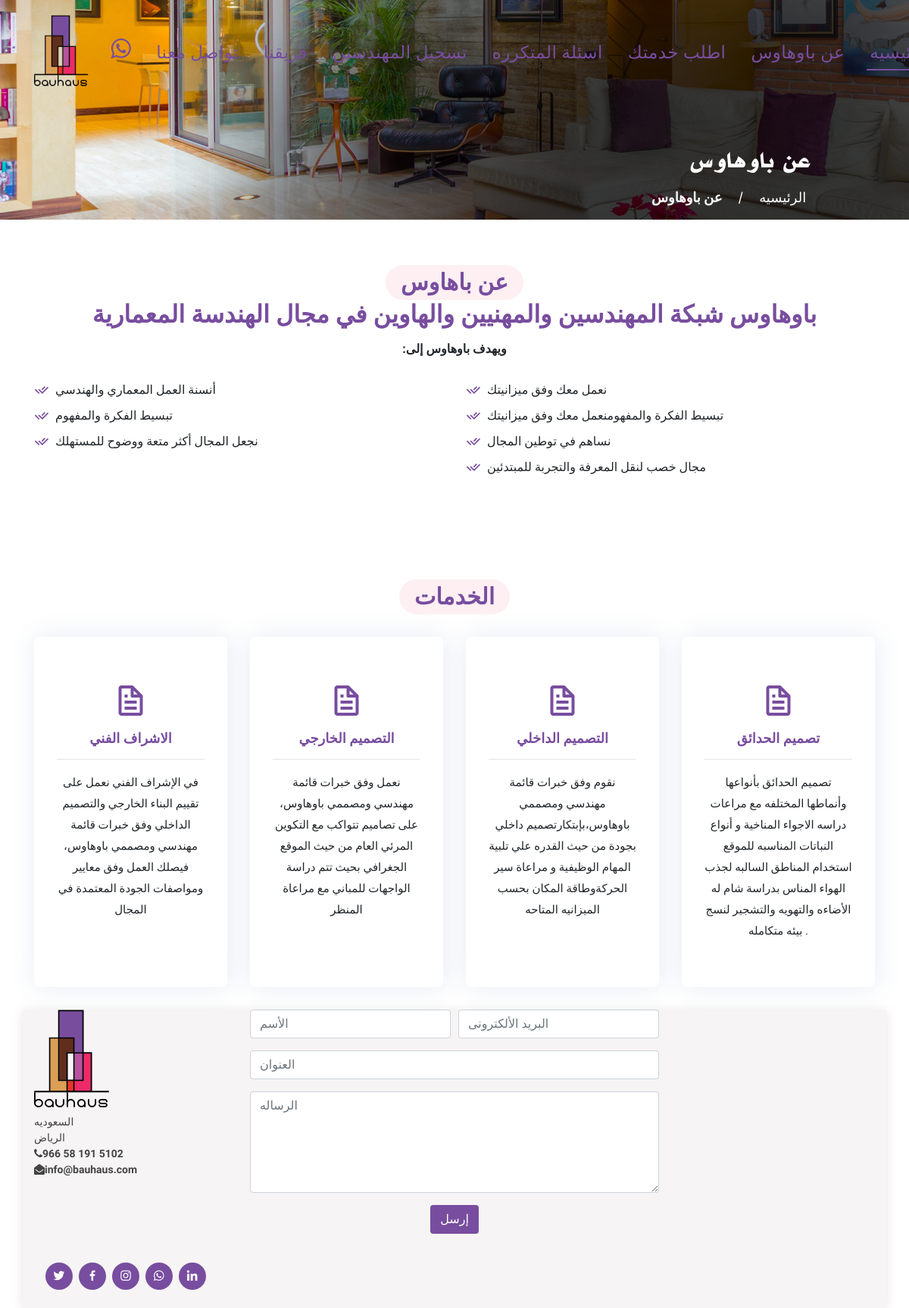
/about, run on the app's committed database.
### office/models.py (models this page shows, shortened)
class Service(models.Model):
    name = models.CharField(max_length=255, null=True, verbose_name='الأسم')
    description = models.TextField(null=True, blank=True, verbose_name='التفاصيل')
    class Meta:
        ordering = ['name', ]
        verbose_name = 'الخدمه'
        verbose_name_plural = 'الخدمات'

### main/views.py (the view)
# urls.py: path('about', views.about_page, name='about-page'),
def about_page(request):
    services = Service.objects.all()
    return render(request, 'main/about_page.html', context={"services": services})

### main/templates/main/about_page.html (shortened to what this page needs)
{% extends 'main.html' %}
{% load static %}
{% block content %}
<main id="main">
       <div class="ftco-blocks-cover-1">
      <div class="site-section-cover overlay" data-stellar-background-ratio="0.5" style="background-image: url('../../../static/images/section_bg01.png')">
        <div class="container">
          <div class="row align-items-center ">
            <div class="col-md-5 mt-5 pt-5">
              <h1 class="mb-3 font-weight-bold body-font">عن باوهاوس</h1>
              <p><a href="{% url 'home-page' %}" class="body-font text-white">الرئيسيه</a> <span class="mx-3">/</span> <strong> عن باوهاوس </strong></p>
            </div>
          </div>
        </div>
      </div>
    </div>
<section id="about" class="about ">
      <div class="container ">
        <div class="section-title">
          <h2 class="body-font">عن باهاوس</h2>
          <h3 class="body-font text-black-50"><span>              باوهاوس شبكة المهندسين والمهنيين والهاوين في مجال الهندسة المعمارية
</span></h3>
          <p class="body-font" style="direction: rtl;" >
                ويهدف باوهاوس إلى:
          </p>
        </div>
        <div class="row content">
          <div class="col-lg-6">
            <ul>
              <li class="body-font"><i class="ri-check-double-line"></i>  أنسنة العمل المعماري والهندسي</li>
              <li class="body-font"><i class="ri-check-double-line" ></i> تبسيط الفكرة والمفهوم</li>
              <li class="body-font"><i class="ri-check-double-line"></i>  نجعل المجال أكثر متعة ووضوح للمستهلك</li>
            </ul>
          </div>
          <div class="col-lg-6 pt-4 pt-lg-0">
                 <ul>
              <li class="body-font"><i class="ri-check-double-line"></i>نعمل معك وفق ميزانيتك</li>
              <li class="body-font"><i class="ri-check-double-line"></i> تبسيط الفكرة والمفهومنعمل معك وفق ميزانيتك</li>
              <li class="body-font"><i class="ri-check-double-line"></i> نساهم في توطين المجال</li>
                     <li class="body-font"><i class="ri-check-double-line"></i>مجال خصب لنقل المعرفة والتجربة للمبتدئين</li>
            </ul>
          </div>
        </div>
      </div>
    </section>
        <section id="services" class="services">
            <div class="container" >
                <div class="section-title">
                    <h2 class="body-font text-mandigo"> الخدمات</h2>
                </div>
                <div class="row">
                    {% for ser in services %}
                        <div class="col-md-6 col-lg-3 d-flex align-items-stretch mb-5 mb-lg-0">
                            <div class="icon-box">
                                <div class="icon">
                                    <i class="bx bx-file"></i>
                                </div>
                                <h4 class="body-font title text-mandigo">
                                    {{ ser.name }}
                                </h4>
                                <hr/>
                                <p class="body-font description">{{ ser.description }}</p>
                            </div>
                        </div>
                    {% endfor %}
                </div>
            </div>
        </section>
</main>
{% endblock content %}

### static/css/style.css (style rules this page uses)
a { color: #784d9f; }
h1, h2, h3, h4, h5, h6 { font-family: "Nunito", sans-serif; }
.body-font { font-family: 'Almarai', sans-serif; }
section { padding: 60px 0; }
.text-mandigo { color: #784d9f !important; }
.site-section-cover.overlay { width: 100%; height: auto; direction: rtl; }
.site-section-cover.overlay:before { width: 100%; height: auto; top: 0; left: 0; right: 0; bottom: 0; }
.site-section-cover h1 { font-size: 35px; font-family: 'ae-almohanad', sans-serif; color: white; line-height: 1; margin-top: 100px; margin-left: 200px; }
.site-section-cover p { font-size: 18px; color: white; margin-left: 150px; }
.site-section-cover strong { font-size: 18px !important; color: white !important; }
.section-title { text-align: center; padding-bottom: 30px; }
.section-title h2 { font-size: 30px; font-weight: 700; padding: 8px 20px; line-height: 1; margin: 0; background: #fdeff2; color: #784d9f; display: inline-block; text-transform: uppercase; border-radius: 50px; }
.section-title h3 { font-size: 32px; font-weight: 700; }
.section-title h3 span { color: #784d9f; }
.section-title p { margin: 15px auto 0 auto; font-weight: 600; }
@media (min-width: 1024px) { .section-title p { width: 50%; } }
.about .content ul { list-style: none; padding: 0; }
.about .content ul li { padding-left: 28px; position: relative; }
.about .content ul li + li { margin-top: 10px; }
.about .content ul i { position: absolute; left: 0; top: 2px; font-size: 20px; color: #784d9f; line-height: 1; }
.services { padding-bottom: 30px; }
.services .icon-box { padding: 60px 30px; position: relative; overflow: hidden; background: #fff; box-shadow: 2px 0 35px 0 rgba(68, 88, 144, 0.12); transition: all 0.3s ease-in-out; border-radius: 8px; z-index: 1; text-align: center; }
.services .icon-box::before { content: ''; position: absolute; background: #fdeff2; right: 0; left: 0; bottom: 0; top: 100%; transition: all 0.4s; z-index: -1; }
.services .icon { margin-bottom: 15px; }
.services .icon i { font-size: 48px; line-height: 1; color: #784d9f; transition: all 0.3s ease-in-out; }
.services .title { font-weight: 700; margin-bottom: 15px; font-size: 18px; }
.services .description { font-size: 15px; line-height: 28px; margin-bottom: 0; }

### data on the page
Service: name "الاشراف الفني", description "في الإشراف الفني نعمل على تقييم البناء الخارجي والتصميم الداخلي وفق خبرات قائمة مهندسي ومصممي باوهاوس، فيصلك العمل وفق معايير ومواصفات الجودة المعتمدة في المجال"
Service: name "التصميم الخارجي", description "نعمل وفق خبرات قائمة مهندسي ومصممي باوهاوس، على تصاميم تتواكب مع التكوين المرئي العام من حيث الموقع الجغرافي بحيث تتم دراسة الواجهات للمباني مع مراعاة المنظر"
Service: name "التصميم الداخلي", description "نقوم وفق خبرات قائمة مهندسي ومصممي باوهاوس،بإبتكارتصميم داخلي بجودة من حيث القدره علي تلبية المهام الوظيفية و مراعاة سير الحركةوطاقة المكان بحسب الميزانيه المتاحه"
Service: name "تصميم الحدائق", description "تصميم الحدائق بأنواعها وأنماطها المختلفه مع مراعات دراسه الاجواء المناخية و أنواع النباتات المناسبه للموقع استخدام المناطق السالبه لجذب الهواء المناس بدراسة شام له الأضاءه والتهويه والتشجير لنسج بيئه متكامله ."
